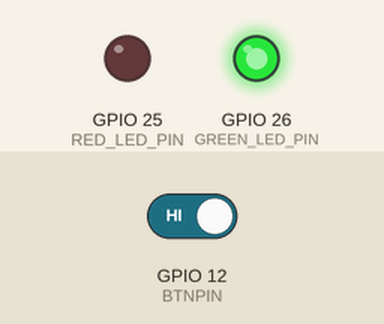
Simulated run of this sketch. Board: ESP32. Shown: output pins drawn as LEDs (lit = HIGH). The inputs (shaded band) are chosen by the test bench; at power-on: GPIO 12 (BTNPIN) HIGH.

Above: at 12.8 s.
12.9 s: GPIO 12 (BTNPIN) driven LOW
At 17.1 s:
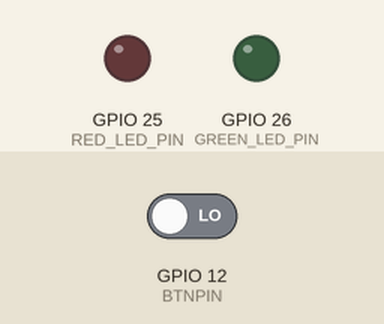
At 18.6 s:
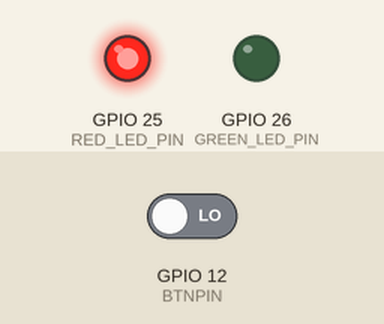
23.5 s: GPIO 12 (BTNPIN) driven HIGH
At 27.1 s:
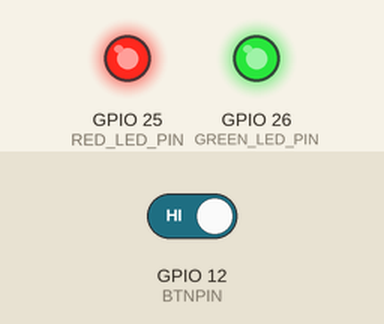
Timing chart, 0 to 40.3 s (numbered marks = the images above; inputs shaded):
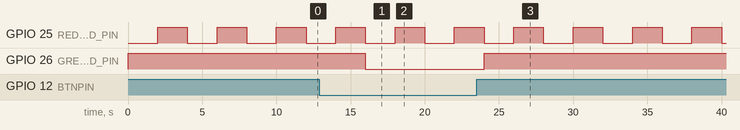

The sketch:

button-polling.ino
```cpp
// LED pin
#define RED_LED_PIN     25
#define GREEN_LED_PIN   26
// Button pin
#define BTNPIN          12

void setup()
{
  // Konfigurasi GPIO pin sebagai output untuk LED
  pinMode(RED_LED_PIN, OUTPUT);
  pinMode(GREEN_LED_PIN, OUTPUT);

  // Set nilai LED ke kondisi off
  digitalWrite(RED_LED_PIN, HIGH);
  digitalWrite(GREEN_LED_PIN, HIGH);

  // Konfigurasi GPIO pin sebagai input pull-up untuk button
  pinMode(BTNPIN, INPUT_PULLUP);
}

void loop()
{
  // Red LED berkedip setiap 2 detik
  digitalWrite(RED_LED_PIN, LOW);
  delay(2000);
  digitalWrite(RED_LED_PIN, HIGH);
  delay(2000);

  if (digitalRead(BTNPIN) == LOW) // Jika button ditekan
  {
    // Nyalakan LED
    digitalWrite(GREEN_LED_PIN, LOW);
  }
  else
  {
    // Matikan LED
    digitalWrite(GREEN_LED_PIN, HIGH);
  }
}
```

Measured:
- after the input at 12.9 s, GPIO 26 (GREEN_LED_PIN): HIGH → LOW after 3.1 s
- after the input at 23.5 s, GPIO 26 (GREEN_LED_PIN): LOW → HIGH after 0.50 s
- by itself, GPIO 25 (RED_LED_PIN): alternates HIGH for 2.0 s and LOW for 2.0 s
